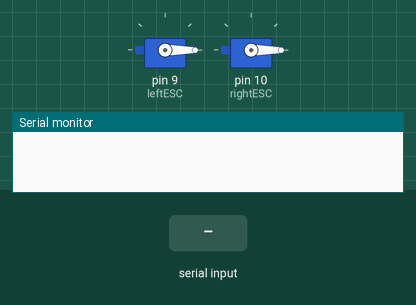
Simulated run of this sketch. Board: Arduino Uno, built with avr-gcc and run on an emulated ATmega328P. Shown: 2 × servo, the last lines printed to the serial monitor. Inputs (shaded band) come from the test bench.

Above: at 1.2 s.
1.3 s: "R,45\n" received over Serial
At 2.5 s:
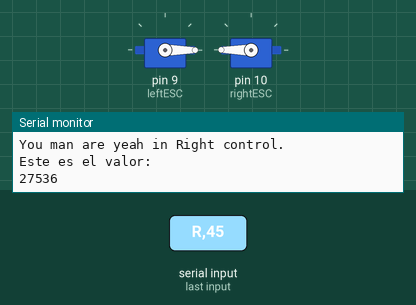
2.8 s: "L90\n" received over Serial
At 3.8 s:
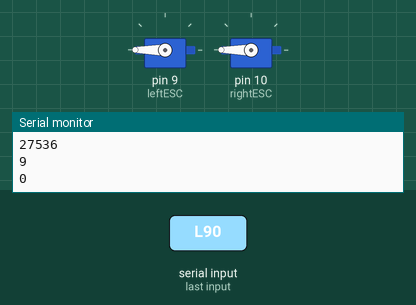
Timing chart, 0 to 5.8 s (numbered marks = the images above; inputs shaded):
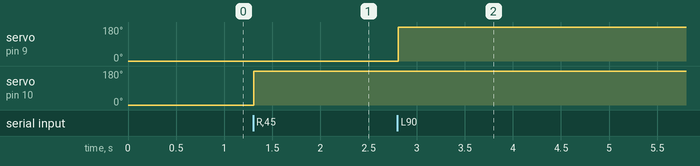

The sketch:

conecMotors.ino
```cpp
#include <Servo.h>

unsigned long readULongFromBytes() {
  union u_tag {
    byte b[4];
    unsigned long ulval;
  } u;
  u.b[0] = Serial.read();
  u.b[1] = Serial.read();
  u.b[2] = Serial.read();
  u.b[3] = Serial.read();
  return u.ulval;
}

int readInt() {
  int mil,cent,dec,uni;
  mil = Serial.read();
  mil=mil*1000;
  cent=Serial.read();
  cent=cent*100;
  dec = Serial.read();
  dec=dec*10;
  uni= Serial.read();
  return (mil+cent+dec+uni);
}

//unsigned long val = readULongFromBytes();

char control;
int valueR;
int valueL;

Servo leftESC, rightESC; //Create as much as Servoobject you want. You can controll 2 or more Servos at the same time

void setup() {

  leftESC.attach(9);  // attached to pin 9
  rightESC.attach(10); //attached to pn 10

  Serial.begin(9600);    // start serial at 9600 baud

//First connect your ESC WITHOUT Arming. Then Open Serial and follo Instructions
  //leftESC.writeMicroseconds(value);
  //rightESC.writeMicroseconds(value);

  while(!Serial){
  }
}

void loop() {

  rightESC.writeMicroseconds(valueR);
  leftESC.writeMicroseconds(valueL);

   if(Serial.available()){
     control=Serial.read();
     Serial.println(control);
     if (control=='R'){
       Serial.println("You man are yeah in Right control.");
       do {
         valueR = 0;
         int i;
         for (i=0;i<4;i++){
           if (Serial.available()>0)
             valueR = valueR + (Serial.read()-48)*pow(10,i);
         }
         //valueR = Serial.parseInt();
        } while (valueR < 1000);

       Serial.println("Este es el valor: ");
       Serial.println(valueR);
       rightESC.writeMicroseconds(valueR);
     }
     else if (control=='L'){
       Serial.println("You madafaca are yeah in Left control. ");
       do {
         valueL=0;
         valueL = readULongFromBytes();
         valueL = int(valueR);
        } while (valueL < 1000 && valueL > 2000);
      Serial.println("Este es el valor: ");
      Serial.println(valueL);
      leftESC.writeMicroseconds(valueL);
     }
   }
}
```

Measured:
- after the input at 1.3 s, servo on pin 10 (rightESC): 0° → 180° at once
- after the input at 2.8 s, servo on pin 9 (leftESC): 0° → 180° at once
